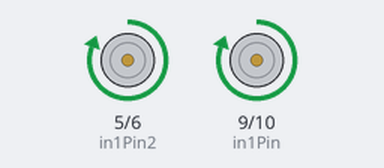
The sketch below on a simulated Arduino Uno, built with avr-gcc and run on an emulated ATmega328P. Parts: motor-driver pin pairs drawn as motors (green arrow = first pin HIGH = forward, orange = second pin HIGH = backward, longer = more drive).

Above: at 0.5 s.
Timing chart, 0 to 4.6 s (numbered marks = the images above):
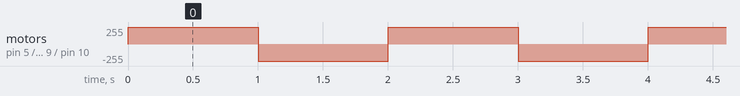

The sketch:

sketch_nov23a.ino
```cpp
/* Giro alterno de motor DC con driver L293D
*/
const int in1Pin=9;
const int in2Pin=10;

const int in1Pin2=5;
const int in2Pin2=6;


void setup() {
  pinMode(in1Pin,OUTPUT);
  pinMode(in2Pin,OUTPUT);
  pinMode(in1Pin2,OUTPUT);
  pinMode(in2Pin2,OUTPUT);

}

void loop() {


   // delay(1000);
    digitalWrite(in1Pin,HIGH);
    digitalWrite(in2Pin,LOW);
    digitalWrite(in1Pin2,HIGH);
    digitalWrite(in2Pin2,LOW);


    delay(1000);
    digitalWrite(in1Pin,LOW);
    digitalWrite(in2Pin,HIGH);
    digitalWrite(in1Pin2,LOW);
    digitalWrite(in2Pin2,HIGH);

    delay(1000);


}
```

Measured:
- by itself, motor on pin 5 (in1Pin2) / pin 6 (in2Pin2), motor on pin 9 (in1Pin) / pin 10 (in2Pin): alternates forward 255/255 for 1.0 s and backward 255/255 for 1.0 s
